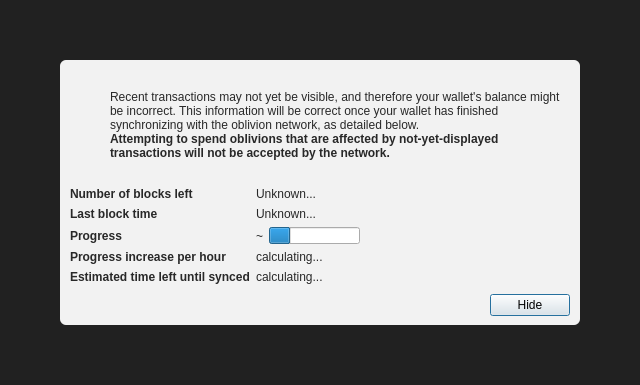
<?xml version="1.0" encoding="UTF-8"?>
<ui version="4.0">
 <class>ModalOverlay</class>
 <widget class="QWidget" name="ModalOverlay">
  <property name="geometry">
   <rect>
    <x>0</x>
    <y>0</y>
    <width>640</width>
    <height>385</height>
   </rect>
  </property>
  <property name="windowTitle">
   <string>Form</string>
  </property>
  <layout class="QVBoxLayout" name="verticalLayout" stretch="0">
   <property name="sizeConstraint">
    <enum>QLayout::SetDefaultConstraint</enum>
   </property>
   <property name="leftMargin">
    <number>0</number>
   </property>
   <property name="topMargin">
    <number>0</number>
   </property>
   <property name="rightMargin">
    <number>0</number>
   </property>
   <property name="bottomMargin">
    <number>0</number>
   </property>
   <item>
    <widget class="QWidget" name="bgWidget" native="true">
     <property name="styleSheet">
      <string notr="true">#bgWidget { background: rgba(0,0,0,220); }</string>
     </property>
     <layout class="QVBoxLayout" name="verticalLayoutMain" stretch="1">
      <property name="leftMargin">
       <number>60</number>
      </property>
      <property name="topMargin">
       <number>60</number>
      </property>
      <property name="rightMargin">
       <number>60</number>
      </property>
      <property name="bottomMargin">
       <number>60</number>
      </property>
      <item>
       <widget class="QWidget" name="contentWidget" native="true">
        <property name="styleSheet">
         <string notr="true">#contentWidget { background: rgba(255,255,255,240); border-radius: 6px; }

QLabel { color: rgb(40,40,40);  }</string>
        </property>
        <layout class="QVBoxLayout" name="verticalLayoutSub" stretch="1,0,0,0">
         <property name="spacing">
          <number>0</number>
         </property>
         <property name="leftMargin">
          <number>10</number>
         </property>
         <property name="topMargin">
          <number>10</number>
         </property>
         <property name="rightMargin">
          <number>10</number>
         </property>
         <property name="bottomMargin">
          <number>10</number>
         </property>
         <item>
          <layout class="QHBoxLayout" name="horizontalLayoutIconText" stretch="0,1">
           <property name="topMargin">
            <number>20</number>
           </property>
           <item>
            <layout class="QVBoxLayout" name="verticalLayoutIcon">
             <property name="leftMargin">
              <number>0</number>
             </property>
             <item>
              <widget class="QPushButton" name="warningIcon">
               <property name="enabled">
                <bool>false</bool>
               </property>
               <property name="text">
                <string/>
               </property>
               <property name="icon">
                <iconset>
                 <normaloff>:/icons/warning</normaloff>
                 <disabledoff>:/icons/warning</disabledoff>:/icons/warning</iconset>
               </property>
               <property name="iconSize">
                <size>
                 <width>48</width>
                 <height>48</height>
                </size>
               </property>
               <property name="flat">
                <bool>true</bool>
               </property>
              </widget>
             </item>
             <item>
              <spacer name="verticalSpacerWarningIcon">
               <property name="orientation">
                <enum>Qt::Vertical</enum>
               </property>
               <property name="sizeHint" stdset="0">
                <size>
                 <width>20</width>
                 <height>40</height>
                </size>
               </property>
              </spacer>
             </item>
            </layout>
           </item>
           <item>
            <layout class="QVBoxLayout" name="verticalLayoutInfoText">
             <property name="leftMargin">
              <number>0</number>
             </property>
             <property name="topMargin">
              <number>0</number>
             </property>
             <item>
              <widget class="QLabel" name="infoText">
               <property name="text">
                <string>Recent transactions may not yet be visible, and therefore your wallet's balance might be incorrect. This information will be correct once your wallet has finished synchronizing with the oblivion network, as detailed below.</string>
               </property>
               <property name="textFormat">
                <enum>Qt::RichText</enum>
               </property>
               <property name="wordWrap">
                <bool>true</bool>
               </property>
              </widget>
             </item>
             <item>
              <widget class="QLabel" name="infoTextStrong">
               <property name="font">
                <font>
                 <weight>75</weight>
                 <bold>true</bold>
                </font>
               </property>
               <property name="text">
                <string>Attempting to spend oblivions that are affected by not-yet-displayed transactions will not be accepted by the network.</string>
               </property>
               <property name="textFormat">
                <enum>Qt::RichText</enum>
               </property>
               <property name="wordWrap">
                <bool>true</bool>
               </property>
              </widget>
             </item>
             <item>
              <spacer name="verticalSpacerInTextSpace">
               <property name="orientation">
                <enum>Qt::Vertical</enum>
               </property>
               <property name="sizeHint" stdset="0">
                <size>
                 <width>20</width>
                 <height>40</height>
                </size>
               </property>
              </spacer>
             </item>
            </layout>
           </item>
          </layout>
         </item>
         <item>
          <spacer name="verticalSpacerAfterText">
           <property name="orientation">
            <enum>Qt::Vertical</enum>
           </property>
           <property name="sizeHint" stdset="0">
            <size>
             <width>20</width>
             <height>40</height>
            </size>
           </property>
          </spacer>
         </item>
         <item>
          <layout class="QFormLayout" name="formLayout">
           <property name="fieldGrowthPolicy">
            <enum>QFormLayout::FieldsStayAtSizeHint</enum>
           </property>
           <property name="horizontalSpacing">
            <number>6</number>
           </property>
           <property name="verticalSpacing">
            <number>6</number>
           </property>
           <property name="topMargin">
            <number>10</number>
           </property>
           <item row="0" column="0">
            <widget class="QLabel" name="labelNumberOfBlocksLeft">
             <property name="font">
              <font>
               <weight>75</weight>
               <bold>true</bold>
              </font>
             </property>
             <property name="text">
              <string>Number of blocks left</string>
             </property>
            </widget>
           </item>
           <item row="0" column="1">
            <widget class="QLabel" name="numberOfBlocksLeft">
             <property name="text">
              <string>Unknown...</string>
             </property>
            </widget>
           </item>
           <item row="1" column="0">
            <widget class="QLabel" name="labelLastBlockTime">
             <property name="font">
              <font>
               <weight>75</weight>
               <bold>true</bold>
              </font>
             </property>
             <property name="text">
              <string>Last block time</string>
             </property>
            </widget>
           </item>
           <item row="1" column="1">
            <widget class="QLabel" name="newestBlockDate">
             <property name="sizePolicy">
              <sizepolicy hsizetype="Maximum" vsizetype="Preferred">
               <horstretch>0</horstretch>
               <verstretch>0</verstretch>
              </sizepolicy>
             </property>
             <property name="text">
              <string>Unknown...</string>
             </property>
            </widget>
           </item>
           <item row="2" column="0">
            <widget class="QLabel" name="labelSyncDone">
             <property name="font">
              <font>
               <weight>75</weight>
               <bold>true</bold>
              </font>
             </property>
             <property name="text">
              <string>Progress</string>
             </property>
            </widget>
           </item>
           <item row="2" column="1">
            <layout class="QHBoxLayout" name="horizontalLayoutSync" stretch="0,1">
             <item>
              <widget class="QLabel" name="percentageProgress">
               <property name="text">
                <string notr="true">~</string>
               </property>
              </widget>
             </item>
             <item>
              <widget class="QProgressBar" name="progressBar">
               <property name="value">
                <number>24</number>
               </property>
               <property name="format">
                <string/>
               </property>
              </widget>
             </item>
            </layout>
           </item>
           <item row="4" column="0">
            <widget class="QLabel" name="labelProgressIncrease">
             <property name="font">
              <font>
               <weight>75</weight>
               <bold>true</bold>
              </font>
             </property>
             <property name="text">
              <string>Progress increase per hour</string>
             </property>
            </widget>
           </item>
           <item row="4" column="1">
            <widget class="QLabel" name="progressIncreasePerH">
             <property name="text">
              <string>calculating...</string>
             </property>
            </widget>
           </item>
           <item row="5" column="0">
            <widget class="QLabel" name="labelEstimatedTimeLeft">
             <property name="font">
              <font>
               <weight>75</weight>
               <bold>true</bold>
              </font>
             </property>
             <property name="text">
              <string>Estimated time left until synced</string>
             </property>
            </widget>
           </item>
           <item row="5" column="1">
            <widget class="QLabel" name="expectedTimeLeft">
             <property name="text">
              <string>calculating...</string>
             </property>
            </widget>
           </item>
          </layout>
         </item>
         <item>
          <layout class="QHBoxLayout" name="horizontalLayoutButtons">
           <property name="leftMargin">
            <number>10</number>
           </property>
           <property name="topMargin">
            <number>10</number>
           </property>
           <item>
            <spacer name="horizontalSpacer">
             <property name="orientation">
              <enum>Qt::Horizontal</enum>
             </property>
             <property name="sizeHint" stdset="0">
              <size>
               <width>40</width>
               <height>20</height>
              </size>
             </property>
            </spacer>
           </item>
           <item>
            <widget class="QPushButton" name="closeButton">
             <property name="text">
              <string>Hide</string>
             </property>
             <property name="shortcut">
              <string>Esc</string>
             </property>
             <property name="focusPolicy">
              <enum>Qt::StrongFocus</enum>
             </property>
             <property name="default">
              <bool>true</bool>
             </property>
            </widget>
           </item>
          </layout>
         </item>
        </layout>
       </widget>
      </item>
     </layout>
    </widget>
   </item>
  </layout>
 </widget>
 <resources/>
 <connections/>
</ui>
